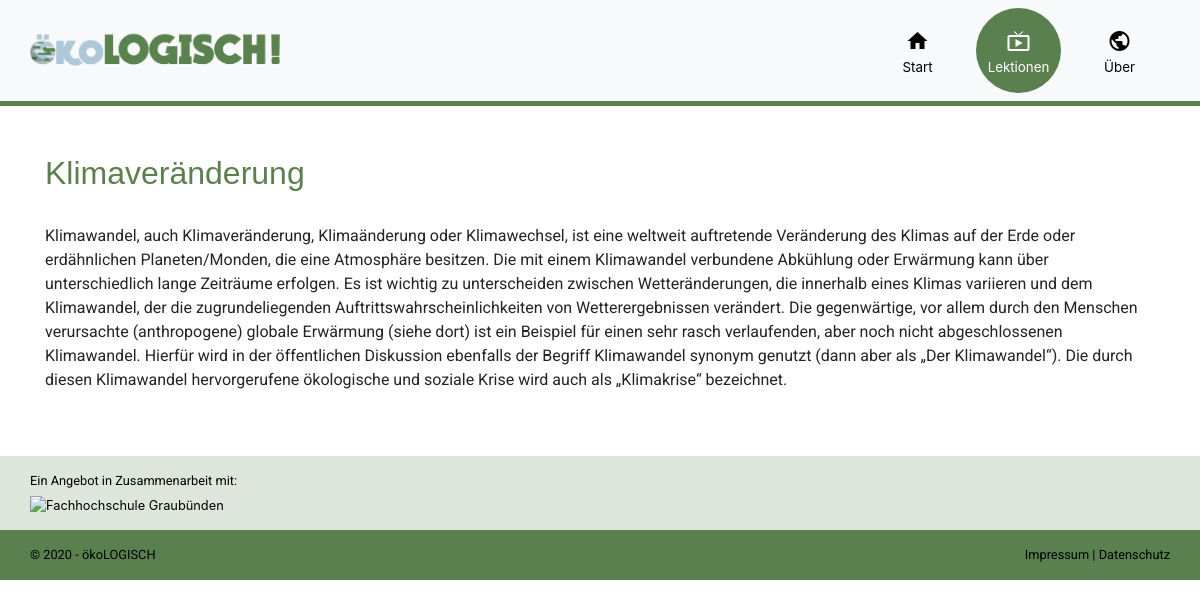
Before: /category.php?id=3 with the older database file.
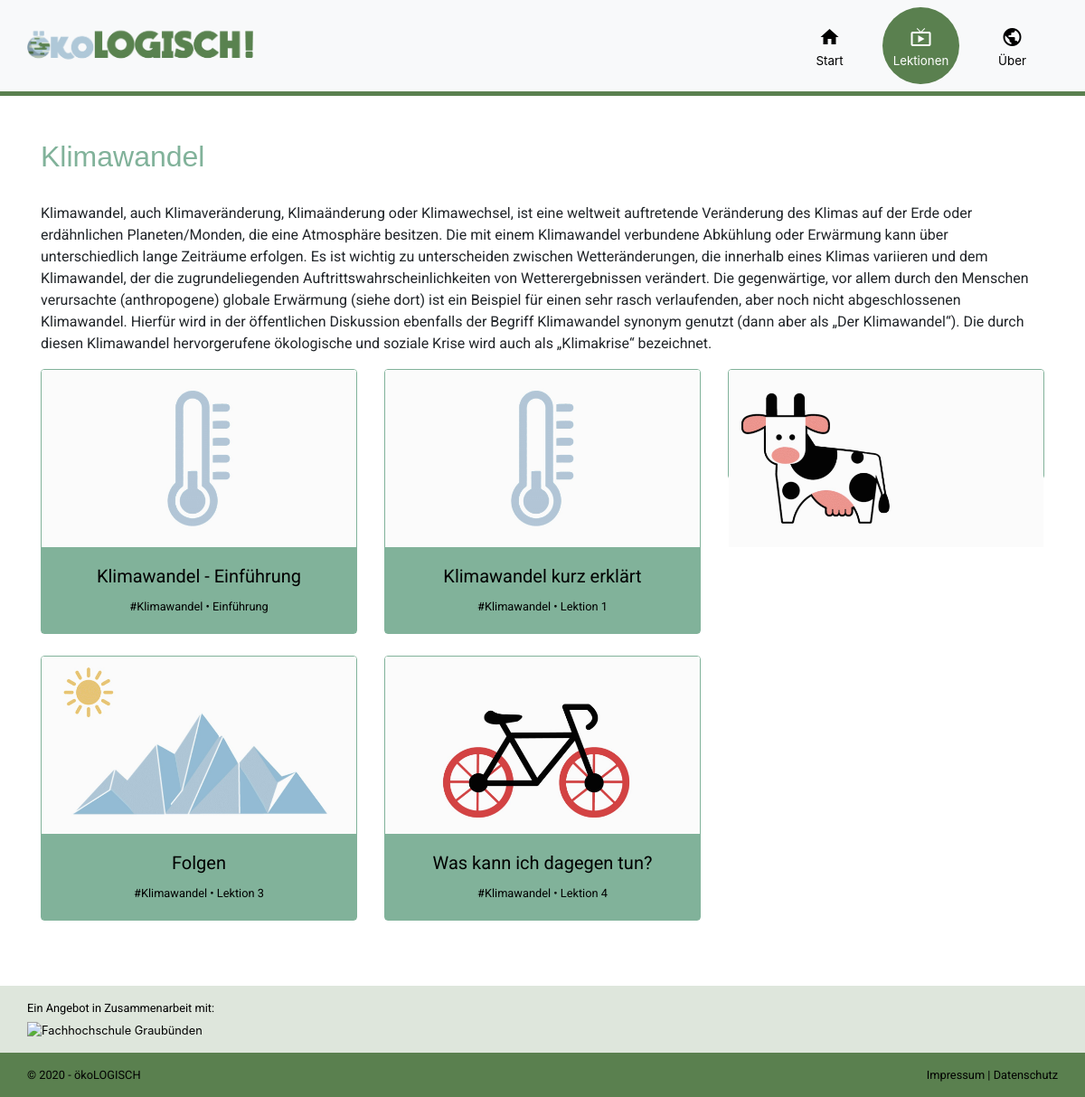
After: the same page with the newer database file.
### tables this page shows
CREATE TABLE `tbl_category` (
  `id` int(11) NOT NULL,
  `title` varchar(255) NOT NULL,
  `text` text NOT NULL,
  `img_url` varchar(255) NOT NULL
);

CREATE TABLE `tbl_lesson` (
  `id` int(11) NOT NULL,
  `category_id` int(11) NOT NULL,
  `title` varchar(255) NOT NULL,
  `text` text NOT NULL,
  `img_url` varchar(255) NOT NULL,
  `gif_url` varchar(255) NOT NULL,
  `gif_url_static` varchar(255) NOT NULL,
  `video_url` varchar(255) NOT NULL,
  `top_lesson` tinyint(1) NOT NULL,
  `lesson_nr` int(3) NOT NULL,
  `important` text NOT NULL,
  `einfuerung` tinyint(1) NOT NULL,
  `lernziele` text NOT NULL,
  `groeste_probleme` text NOT NULL
);

### data/data.php (called while the page is built, shortened)
<?php
function get_db_connection()
{
	global $db_host, $db_name, $db_user, $db_pass, $db_charset;
	$dsn = "mysql:host=$db_host;dbname=$db_name;charset=$db_charset";
	$options = [
		PDO::ATTR_ERRMODE            => PDO::ERRMODE_EXCEPTION,
		PDO::ATTR_DEFAULT_FETCH_MODE => PDO::FETCH_ASSOC,
		PDO::ATTR_EMULATE_PREPARES   => false
	];
	try {
		$db = new PDO($dsn, $db_user, $db_pass, $options);
	} catch (\PDOException $e) {
		throw new \PDOException($e->getMessage(), (int)$e->getCode());
	}
	return $db;
}
function get_category_by_id($id)
{
	$db = get_db_connection();
	$sql = "SELECT * FROM tbl_category WHERE id = $id;";
	$result = $db->query($sql);
	$row = $result->fetch();
	return $row;
}
function get_lessons_by_category_id($id)
{
	$db = get_db_connection();
	$sql = "SELECT * FROM tbl_lesson WHERE category_id = $id;";
	$result = $db->query($sql);
	return $result->fetchAll();
}

### category.php (the view, shortened to what this page needs)
<?php
require_once('data/data.php');
$category = get_category_by_id($_GET['id']);
$lessons = get_lessons_by_category_id($_GET['id']);
?>
<?php require_once('templates/head.php'); ?>
<?php require_once('templates/navbar.php'); ?>
<section class="container category my-5">
    <article class="<?php echo strtolower($category['title']); ?>">
        <h2 class="pb-4"><?php echo $category['title']; ?></h2>
        <p><?php echo $category['text']; ?></p>
    </article>
    <article>
        <div class="row">
            <?php foreach ($lessons as $lesson) { ?>
                <div class="col-lg-4 col-md-6 col-sm-12 mb-4">
                <?php
                    if ($lesson['einfuerung'] == 1) {
                        echo '<a class="link-title" href="intro.php?id=' . $lesson["id"] . '">';
                    } else {
                        echo '<a class="link-title" href="lesson.php?id=' . $lesson["id"] . '">';
                    }
                    ?>
                        <div class="card <?php echo strtolower($category['title']); ?>">
                            <img src="<?php echo $lesson['gif_url_static'] ?>" class="card-img-top gif_static">
                            <div class="card-body">
                                <h5 class="card-title text-center"><?php echo $lesson['title'] ?></h5>
                                <p class="card-text small text-center">
                                    <a href="category.php?id=<?php echo $lesson['category_id']; ?>">
                                        <?php
                                        $category =  get_category_by_id($lesson['category_id']);
                                        echo "#" . $category['title'];
                                        ?>
                                    </a>
                                    •
                                    <?php
                                     if ($lesson['einfuerung'] == 1) {
                                        echo "Einführung ";
                                    } else {
                                        echo "Lektion ";
                                        echo $lesson['lesson_nr'];
                                    }
                                    ?></p>
                            </div>
                        </div>
                    </a>
                </div>
            <?php } ?>
        </div>
    </article>
</section>
<?php require_once('templates/footer.php'); ?>

### templates/head.php (shortened to what this page needs)
<!doctype html>
<html lang="de">
<head>
  <link rel="stylesheet" href="assets/css/main.css">
</head>
<body>

### templates/navbar.php (shortened to what this page needs)
<nav class="navbar navbar-icon-top navbar-expand navbar-light bg-light <?php echo isset($category['title']) ? strtolower($category['title']) : ''; ?>">
    <div class="container">
        <a class="navbar-brand" href=".">
            <img src="assets/logo/logo.png" alt="ökoLOGISCH" loading="lazy">
        </a>
        <div class="navbar-expand">
            <ul class="navbar-nav">
                <li class="nav-item">
                    <a class="nav-link" id="nav-home" href=".">
                        <span class="material-icons">
                            home
                        </span>
                        <span>
                            Start
                        </span>
                    </a>
                </li>
                <li class="nav-item">
                    <a class="nav-link" id="nav-lessons" href="./lessons.php">
                        <span class="material-icons">
                            live_tv
                        </span>
                        <span>
                            Lektionen
                        </span>
                    </a>
                </li>
                <li class="nav-item">
                    <a class="nav-link" id="nav-about" href="./about.php">
                        <span class="material-icons">
                            public
                        </span>
                        <span>
                            Über
                        </span>
                    </a>
                </li>
            </ul>
        </div>
    </div>
</nav>

### templates/footer.php (shortened to what this page needs)
<footer class="page-footer small">
  <div class="container-fluid footer-top">
    <div class="container">
      <p>Ein Angebot in Zusammenarbeit mit:</p>
      <a href="#"><img src="https://www.fhgr.ch/typo3conf/ext/sfptemplate/RootPage/Default/Resources/Public/Partials/Logo/Images/Logo.svg" alt="Fachhochschule Graubünden"></a>
    </div>
  </div>
  <div class="container-fluid footer-copyright">
    <div class="container">
      <div class="row">
        <div class="col">
          <p class="text-left">© <?php echo date("Y"); ?> - <a href="#">ökoLOGISCH</a></p>
        </div>
        <div class="col">
          <p class="text-right"><a href="#">Impressum</a> | <a href="#">Datenschutz</a></p>
        </div>
      </div>
    </div>
  </div>
</footer>
</body>
</html>

Changed rows visible on the page:
changed tbl_category: title "Klimaveränderung" → "Klimawandel"
now on this page (row edited): tbl_lesson: gif_url_static (picture), title "Klimawandel - Einführung", category.title "Klimawandel", einfuerung "Einführung"
added tbl_lesson: gif_url_static (picture), title "Klimawandel kurz erklärt", category.title "Klimawandel", lesson_nr "1"
added tbl_lesson: gif_url_static (picture)
added tbl_lesson: gif_url_static (picture), title "Folgen", category.title "Klimawandel", lesson_nr "3"
added tbl_lesson: gif_url_static (picture), title "Was kann ich dagegen tun?", category.title "Klimawandel", lesson_nr "4"
